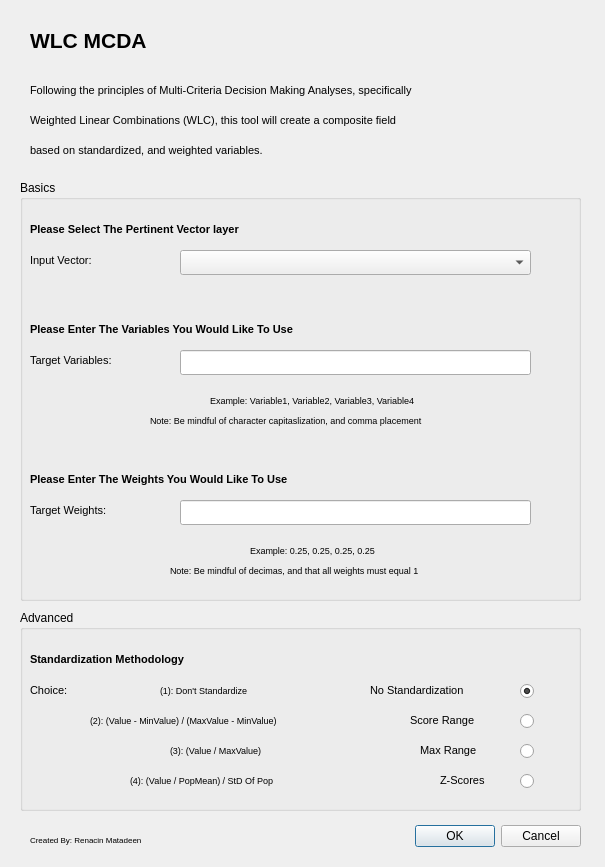
<?xml version="1.0" encoding="UTF-8"?>
<ui version="4.0">
 <class>SimpleMCDADialogBase</class>
 <widget class="QDialog" name="SimpleMCDADialogBase">
  <property name="geometry">
   <rect>
    <x>0</x>
    <y>0</y>
    <width>605</width>
    <height>867</height>
   </rect>
  </property>
  <property name="minimumSize">
   <size>
    <width>605</width>
    <height>867</height>
   </size>
  </property>
  <property name="maximumSize">
   <size>
    <width>605</width>
    <height>867</height>
   </size>
  </property>
  <property name="windowTitle">
   <string>Simple MCDA</string>
  </property>
  <property name="sizeGripEnabled">
   <bool>false</bool>
  </property>
  <widget class="QDialogButtonBox" name="button_box">
   <property name="geometry">
    <rect>
     <x>240</x>
     <y>820</y>
     <width>341</width>
     <height>32</height>
    </rect>
   </property>
   <property name="orientation">
    <enum>Qt::Horizontal</enum>
   </property>
   <property name="standardButtons">
    <set>QDialogButtonBox::Cancel|QDialogButtonBox::Ok</set>
   </property>
  </widget>
  <widget class="QLabel" name="title_label">
   <property name="geometry">
    <rect>
     <x>30</x>
     <y>20</y>
     <width>501</width>
     <height>41</height>
    </rect>
   </property>
   <property name="font">
    <font>
     <pointsize>16</pointsize>
     <weight>75</weight>
     <bold>true</bold>
    </font>
   </property>
   <property name="text">
    <string>WLC MCDA</string>
   </property>
   <property name="scaledContents">
    <bool>false</bool>
   </property>
  </widget>
  <widget class="QLabel" name="desc_label">
   <property name="geometry">
    <rect>
     <x>30</x>
     <y>70</y>
     <width>561</width>
     <height>41</height>
    </rect>
   </property>
   <property name="font">
    <font>
     <pointsize>8</pointsize>
    </font>
   </property>
   <property name="text">
    <string>Following the principles of Multi-Criteria Decision Making Analyses, specifically</string>
   </property>
  </widget>
  <widget class="QLabel" name="desc_label_2">
   <property name="geometry">
    <rect>
     <x>30</x>
     <y>100</y>
     <width>661</width>
     <height>41</height>
    </rect>
   </property>
   <property name="font">
    <font>
     <pointsize>8</pointsize>
    </font>
   </property>
   <property name="text">
    <string>Weighted Linear Combinations (WLC), this tool will create a composite field</string>
   </property>
  </widget>
  <widget class="QLabel" name="desc_label_3">
   <property name="geometry">
    <rect>
     <x>30</x>
     <y>130</y>
     <width>561</width>
     <height>41</height>
    </rect>
   </property>
   <property name="font">
    <font>
     <pointsize>8</pointsize>
    </font>
   </property>
   <property name="text">
    <string>based on standardized, and weighted variables.</string>
   </property>
  </widget>
  <widget class="QLabel" name="Credits">
   <property name="geometry">
    <rect>
     <x>30</x>
     <y>830</y>
     <width>211</width>
     <height>20</height>
    </rect>
   </property>
   <property name="font">
    <font>
     <pointsize>6</pointsize>
    </font>
   </property>
   <property name="text">
    <string>Created By: Renacin Matadeen</string>
   </property>
  </widget>
  <widget class="QGroupBox" name="groupBox">
   <property name="geometry">
    <rect>
     <x>20</x>
     <y>180</y>
     <width>561</width>
     <height>421</height>
    </rect>
   </property>
   <property name="title">
    <string>Basics</string>
   </property>
   <widget class="QLineEdit" name="le_inWeights">
    <property name="geometry">
     <rect>
      <x>160</x>
      <y>320</y>
      <width>351</width>
      <height>25</height>
     </rect>
    </property>
   </widget>
   <widget class="QLabel" name="title_inVector">
    <property name="geometry">
     <rect>
      <x>10</x>
      <y>40</y>
      <width>351</width>
      <height>19</height>
     </rect>
    </property>
    <property name="font">
     <font>
      <pointsize>8</pointsize>
      <weight>75</weight>
      <bold>true</bold>
     </font>
    </property>
    <property name="text">
     <string>Please Select The Pertinent Vector layer</string>
    </property>
   </widget>
   <widget class="QLabel" name="ex_inWeights">
    <property name="geometry">
     <rect>
      <x>230</x>
      <y>360</y>
      <width>211</width>
      <height>20</height>
     </rect>
    </property>
    <property name="font">
     <font>
      <pointsize>7</pointsize>
     </font>
    </property>
    <property name="text">
     <string>Example: 0.25, 0.25, 0.25, 0.25</string>
    </property>
   </widget>
   <widget class="QLabel" name="note_inVariables">
    <property name="geometry">
     <rect>
      <x>130</x>
      <y>230</y>
      <width>421</width>
      <height>20</height>
     </rect>
    </property>
    <property name="font">
     <font>
      <pointsize>7</pointsize>
     </font>
    </property>
    <property name="text">
     <string>Note: Be mindful of character capitaslization, and comma placement</string>
    </property>
   </widget>
   <widget class="QLabel" name="ex_inVariables">
    <property name="geometry">
     <rect>
      <x>190</x>
      <y>210</y>
      <width>301</width>
      <height>20</height>
     </rect>
    </property>
    <property name="font">
     <font>
      <pointsize>7</pointsize>
     </font>
    </property>
    <property name="text">
     <string>Example: Variable1, Variable2, Variable3, Variable4</string>
    </property>
   </widget>
   <widget class="QLabel" name="title_inWeights">
    <property name="geometry">
     <rect>
      <x>10</x>
      <y>290</y>
      <width>421</width>
      <height>19</height>
     </rect>
    </property>
    <property name="font">
     <font>
      <pointsize>8</pointsize>
      <weight>75</weight>
      <bold>true</bold>
     </font>
    </property>
    <property name="text">
     <string>Please Enter The Weights You Would Like To Use</string>
    </property>
   </widget>
   <widget class="QLabel" name="label_inWeights">
    <property name="geometry">
     <rect>
      <x>10</x>
      <y>320</y>
      <width>141</width>
      <height>20</height>
     </rect>
    </property>
    <property name="font">
     <font>
      <pointsize>8</pointsize>
     </font>
    </property>
    <property name="text">
     <string>Target Weights:</string>
    </property>
   </widget>
   <widget class="QLabel" name="label_inVariables">
    <property name="geometry">
     <rect>
      <x>10</x>
      <y>170</y>
      <width>141</width>
      <height>20</height>
     </rect>
    </property>
    <property name="font">
     <font>
      <pointsize>8</pointsize>
     </font>
    </property>
    <property name="text">
     <string>Target Variables:</string>
    </property>
   </widget>
   <widget class="QLabel" name="note_inWeights">
    <property name="geometry">
     <rect>
      <x>150</x>
      <y>380</y>
      <width>391</width>
      <height>20</height>
     </rect>
    </property>
    <property name="font">
     <font>
      <pointsize>7</pointsize>
     </font>
    </property>
    <property name="text">
     <string>Note: Be mindful of decimas, and that all weights must equal 1</string>
    </property>
   </widget>
   <widget class="QLabel" name="title_inVariables">
    <property name="geometry">
     <rect>
      <x>10</x>
      <y>140</y>
      <width>421</width>
      <height>19</height>
     </rect>
    </property>
    <property name="font">
     <font>
      <pointsize>8</pointsize>
      <weight>75</weight>
      <bold>true</bold>
     </font>
    </property>
    <property name="text">
     <string>Please Enter The Variables You Would Like To Use</string>
    </property>
   </widget>
   <widget class="QLabel" name="label_inVector">
    <property name="geometry">
     <rect>
      <x>10</x>
      <y>70</y>
      <width>117</width>
      <height>20</height>
     </rect>
    </property>
    <property name="font">
     <font>
      <pointsize>8</pointsize>
     </font>
    </property>
    <property name="text">
     <string>Input Vector:</string>
    </property>
   </widget>
   <widget class="QComboBox" name="cb_inVector">
    <property name="geometry">
     <rect>
      <x>160</x>
      <y>70</y>
      <width>351</width>
      <height>25</height>
     </rect>
    </property>
   </widget>
   <widget class="QLineEdit" name="le_inVariables">
    <property name="geometry">
     <rect>
      <x>160</x>
      <y>170</y>
      <width>351</width>
      <height>25</height>
     </rect>
    </property>
   </widget>
  </widget>
  <widget class="QGroupBox" name="groupBox_2">
   <property name="geometry">
    <rect>
     <x>20</x>
     <y>610</y>
     <width>561</width>
     <height>201</height>
    </rect>
   </property>
   <property name="title">
    <string>Advanced</string>
   </property>
   <widget class="QLabel" name="title_inAdvancedChoice">
    <property name="geometry">
     <rect>
      <x>10</x>
      <y>40</y>
      <width>351</width>
      <height>19</height>
     </rect>
    </property>
    <property name="font">
     <font>
      <pointsize>8</pointsize>
      <weight>75</weight>
      <bold>true</bold>
     </font>
    </property>
    <property name="text">
     <string>Standardization Methodology</string>
    </property>
   </widget>
   <widget class="QLabel" name="label_inChoice">
    <property name="geometry">
     <rect>
      <x>10</x>
      <y>70</y>
      <width>117</width>
      <height>20</height>
     </rect>
    </property>
    <property name="font">
     <font>
      <pointsize>8</pointsize>
     </font>
    </property>
    <property name="text">
     <string>Choice:</string>
    </property>
   </widget>
   <widget class="QLabel" name="note__1">
    <property name="geometry">
     <rect>
      <x>140</x>
      <y>70</y>
      <width>151</width>
      <height>20</height>
     </rect>
    </property>
    <property name="font">
     <font>
      <pointsize>7</pointsize>
     </font>
    </property>
    <property name="text">
     <string>(1): Don't Standardize</string>
    </property>
   </widget>
   <widget class="QLabel" name="label_inVector_3">
    <property name="geometry">
     <rect>
      <x>350</x>
      <y>70</y>
      <width>141</width>
      <height>20</height>
     </rect>
    </property>
    <property name="font">
     <font>
      <pointsize>8</pointsize>
     </font>
    </property>
    <property name="text">
     <string>No Standardization</string>
    </property>
   </widget>
   <widget class="QLabel" name="label_inVector_4">
    <property name="geometry">
     <rect>
      <x>390</x>
      <y>100</y>
      <width>91</width>
      <height>20</height>
     </rect>
    </property>
    <property name="font">
     <font>
      <pointsize>8</pointsize>
     </font>
    </property>
    <property name="text">
     <string>Score Range</string>
    </property>
   </widget>
   <widget class="QLabel" name="label_inVector_5">
    <property name="geometry">
     <rect>
      <x>400</x>
      <y>130</y>
      <width>91</width>
      <height>20</height>
     </rect>
    </property>
    <property name="font">
     <font>
      <pointsize>8</pointsize>
     </font>
    </property>
    <property name="text">
     <string>Max Range</string>
    </property>
   </widget>
   <widget class="QLabel" name="note__2">
    <property name="geometry">
     <rect>
      <x>70</x>
      <y>100</y>
      <width>291</width>
      <height>20</height>
     </rect>
    </property>
    <property name="font">
     <font>
      <pointsize>7</pointsize>
     </font>
    </property>
    <property name="text">
     <string>(2): (Value - MinValue) / (MaxValue - MinValue)</string>
    </property>
   </widget>
   <widget class="QLabel" name="note__3">
    <property name="geometry">
     <rect>
      <x>150</x>
      <y>130</y>
      <width>151</width>
      <height>20</height>
     </rect>
    </property>
    <property name="font">
     <font>
      <pointsize>7</pointsize>
     </font>
    </property>
    <property name="text">
     <string>(3): (Value / MaxValue)</string>
    </property>
   </widget>
   <widget class="QRadioButton" name="rb_choice_1">
    <property name="geometry">
     <rect>
      <x>500</x>
      <y>70</y>
      <width>31</width>
      <height>23</height>
     </rect>
    </property>
    <property name="text">
     <string/>
    </property>
    <property name="checked">
     <bool>true</bool>
    </property>
   </widget>
   <widget class="QRadioButton" name="rb_choice_3">
    <property name="geometry">
     <rect>
      <x>500</x>
      <y>130</y>
      <width>31</width>
      <height>23</height>
     </rect>
    </property>
    <property name="text">
     <string/>
    </property>
   </widget>
   <widget class="QRadioButton" name="rb_choice_2">
    <property name="geometry">
     <rect>
      <x>500</x>
      <y>100</y>
      <width>31</width>
      <height>23</height>
     </rect>
    </property>
    <property name="text">
     <string/>
    </property>
   </widget>
   <widget class="QLabel" name="note__4">
    <property name="geometry">
     <rect>
      <x>110</x>
      <y>160</y>
      <width>231</width>
      <height>20</height>
     </rect>
    </property>
    <property name="font">
     <font>
      <pointsize>7</pointsize>
     </font>
    </property>
    <property name="text">
     <string>(4): (Value / PopMean) / StD Of Pop</string>
    </property>
   </widget>
   <widget class="QLabel" name="label_inVector_6">
    <property name="geometry">
     <rect>
      <x>420</x>
      <y>160</y>
      <width>61</width>
      <height>20</height>
     </rect>
    </property>
    <property name="font">
     <font>
      <pointsize>8</pointsize>
     </font>
    </property>
    <property name="text">
     <string>Z-Scores</string>
    </property>
   </widget>
   <widget class="QRadioButton" name="rb_choice_4">
    <property name="geometry">
     <rect>
      <x>500</x>
      <y>160</y>
      <width>31</width>
      <height>23</height>
     </rect>
    </property>
    <property name="text">
     <string/>
    </property>
   </widget>
  </widget>
  <zorder>groupBox</zorder>
  <zorder>button_box</zorder>
  <zorder>title_label</zorder>
  <zorder>desc_label</zorder>
  <zorder>desc_label_2</zorder>
  <zorder>desc_label_3</zorder>
  <zorder>Credits</zorder>
  <zorder>groupBox_2</zorder>
 </widget>
 <resources/>
 <connections>
  <connection>
   <sender>button_box</sender>
   <signal>accepted()</signal>
   <receiver>SimpleMCDADialogBase</receiver>
   <slot>accept()</slot>
   <hints>
    <hint type="sourcelabel">
     <x>20</x>
     <y>20</y>
    </hint>
    <hint type="destinationlabel">
     <x>20</x>
     <y>20</y>
    </hint>
   </hints>
  </connection>
  <connection>
   <sender>button_box</sender>
   <signal>rejected()</signal>
   <receiver>SimpleMCDADialogBase</receiver>
   <slot>reject()</slot>
   <hints>
    <hint type="sourcelabel">
     <x>20</x>
     <y>20</y>
    </hint>
    <hint type="destinationlabel">
     <x>20</x>
     <y>20</y>
    </hint>
   </hints>
  </connection>
 </connections>
</ui>
